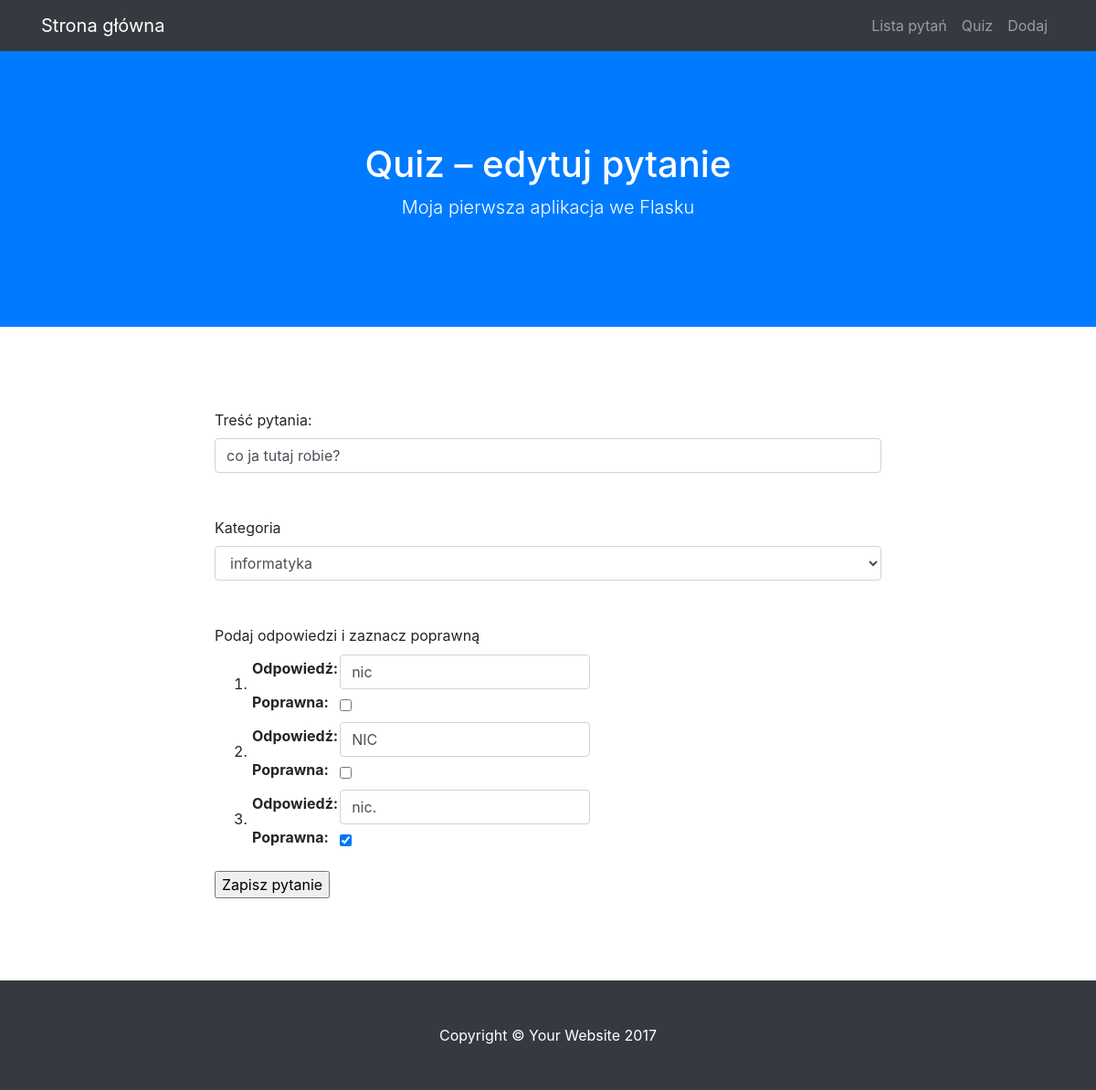
/edytuj/5, run on an earlier commit of the app's database.
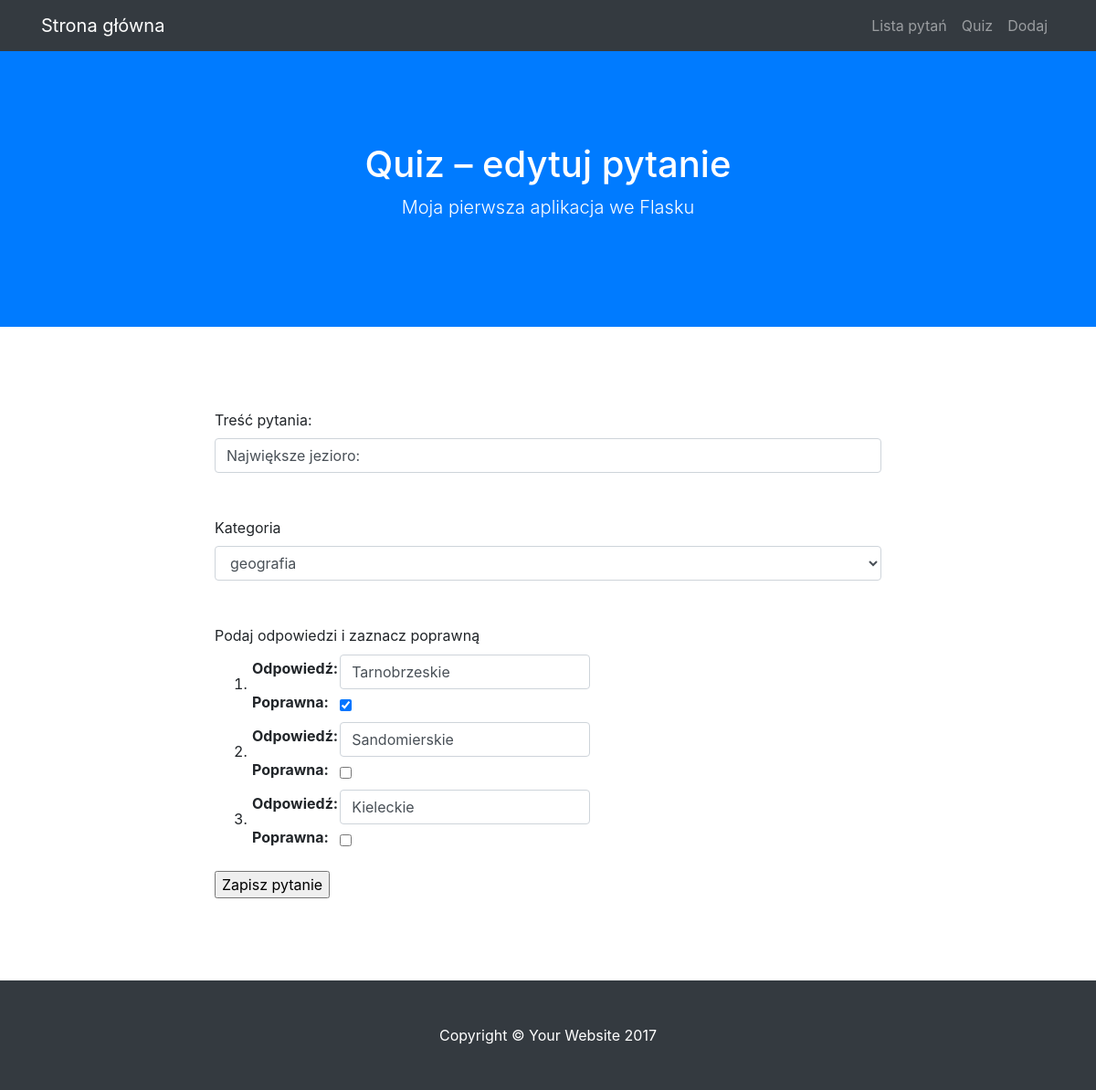
And on a later commit of the database.
### modele.py (models this page shows)
class BazaModel(Model):
    class Meta:
        database = baza

class Pytanie(BazaModel):
    pytanie = CharField(null=False)
    kategoria = ForeignKeyField(Kategoria, related_name='pytania')

### views.py (the view, shortened to what this page needs)
@app.route("/edytuj/<int:pid>", methods=['GET', 'POST'])
def edytuj(pid):
    p = get_or_404(pid)
    form = PytanieForm(obj=p)
    form.kategoria.choices = [(k.id, k.kategoria) for k in Kategoria.select()]
    form.kategoria.data = p.kategoria.id
    odpowiedzi = []
    for o in Odpowiedz.select().where(Odpowiedz.pytanie == p.id).dicts():
        odpowiedzi.append(o)
    print(odpowiedzi)
    return render_template("edytuj.html", form=form)

### forms.py
class PytanieForm(FlaskForm):
    pytanie = StringField('Treść pytania:',
                             validators=[Required(message=blad1)],
                             render_kw={'class':'form-control'})
    kategoria = SelectField('Kategoria', coerce=int)
    odpowiedzi = FieldList(FormField(OdpForm), min_entries=3)

class OdpForm(FlaskForm):
    id = HiddenField("Odpowiedz id")
    pytanie = HiddenField("Pytanie id")
    odpowiedz = StringField('Odpowiedź:',
                             validators=[Required(message=blad1)],
                             render_kw={'class':'form-control'})
    odpok = BooleanField('Poprawna:')

### quiz.py (called while the page is built)
@app.before_request
def before_request():
    g.db = baza
    g.db.connect()

@app.after_request
def after_request(response):
    g.db.close()
    return response

### views.py (called while the page is built)
def get_or_404(pid):
    try:
        p = Pytanie.get_by_id(pid)
        return p
    except Pytanie.DoesNotExist:
        abort(404)

### templates/edytuj.html (shortened to what this page needs)
{% extends "szablon.html" %}
{% block h1 %}Quiz – edytuj pytanie{% endblock %}
{% block tresc %}
    {% include "pytanie_form.html" %}
{% endblock %}

### templates/pytanie_form.html (shortened to what this page needs)
<form method="POST">
    {{ form.pytanie.label }}<br>
    {{ form.pytanie }}<br>
    <br>
    {{ form.kategoria.label }}<br>
    {{ form.kategoria(class="form-control") }}<br>
    <br>
    <label>Podaj odpowiedzi i zaznacz poprawną</label><br>
    <ol>
    {% for o in form.odpowiedzi %}
        <li>{{ o }}</li>
    {% endfor %}
    </ol>
    <input type="submit" value="Zapisz pytanie">
</form>

What changed in the data, as far as the page shows it:
changed Pytanie: pytanie "co ja tutaj robie?" → "Największe jezioro:"; kategoria "informatyka" → "geografia"
Also different on the page:
form field o: "nic" → "Tarnobrzeskie"
form field o: "☐" → "☑"
form field o: "NIC" → "Sandomierskie"
form field o: "nic." → "Kieleckie"
form field o: "☑" → "☐"
